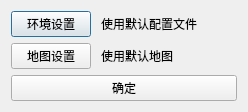
<?xml version="1.0" encoding="UTF-8"?>
<ui version="4.0">
 <class>SettingPage</class>
 <widget class="QDialog" name="SettingPage">
  <property name="geometry">
   <rect>
    <x>0</x>
    <y>0</y>
    <width>248</width>
    <height>112</height>
   </rect>
  </property>
  <property name="windowTitle">
   <string>选择游戏配置</string>
  </property>
  <layout class="QVBoxLayout" name="verticalLayout">
   <item>
    <layout class="QHBoxLayout" name="horizontalLayout">
     <property name="spacing">
      <number>10</number>
     </property>
     <item>
      <widget class="QPushButton" name="configButton">
       <property name="text">
        <string>环境设置</string>
       </property>
      </widget>
     </item>
     <item>
      <widget class="QLabel" name="configLabel">
       <property name="sizePolicy">
        <sizepolicy hsizetype="Expanding" vsizetype="Preferred">
         <horstretch>0</horstretch>
         <verstretch>0</verstretch>
        </sizepolicy>
       </property>
       <property name="text">
        <string>使用默认配置文件</string>
       </property>
      </widget>
     </item>
    </layout>
   </item>
   <item>
    <layout class="QHBoxLayout" name="horizontalLayout_2">
     <property name="spacing">
      <number>10</number>
     </property>
     <item>
      <widget class="QPushButton" name="mapButton">
       <property name="text">
        <string>地图设置</string>
       </property>
      </widget>
     </item>
     <item>
      <widget class="QLabel" name="mapLabel">
       <property name="sizePolicy">
        <sizepolicy hsizetype="Expanding" vsizetype="Preferred">
         <horstretch>0</horstretch>
         <verstretch>0</verstretch>
        </sizepolicy>
       </property>
       <property name="text">
        <string>使用默认地图</string>
       </property>
      </widget>
     </item>
    </layout>
   </item>
   <item>
    <widget class="QPushButton" name="confirmButton">
     <property name="text">
      <string>确定</string>
     </property>
    </widget>
   </item>
  </layout>
 </widget>
 <resources/>
 <connections/>
</ui>
